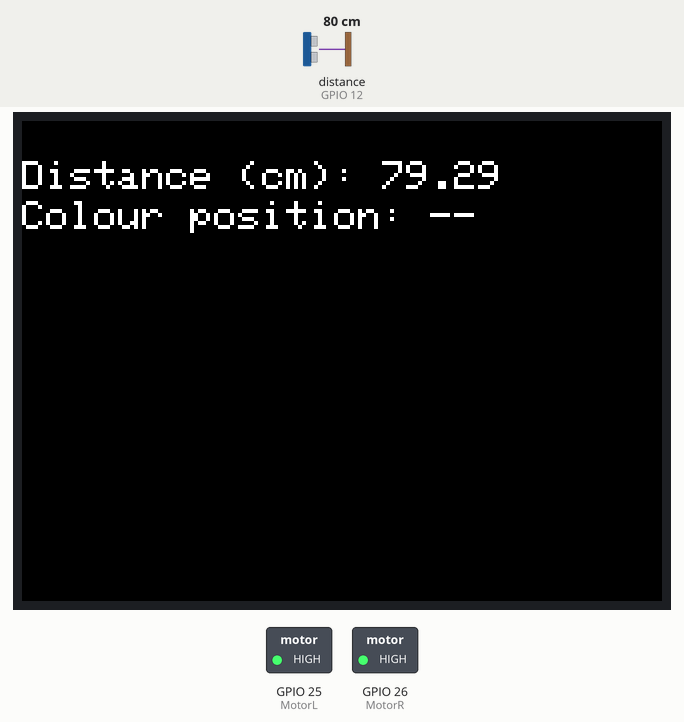
This sketch was run on a simulated ESP32. Parts: 320×240 colour display, switched loads named in the sketch (green lamp = pin HIGH). Wiring (inferred from the names in the program): ultrasonic range finder: trigger GPIO 13; echo GPIO 12. The test bench sets the inputs (shaded band); at power-on: distance to the obstacle (sensor on GPIO 12) 80 cm. The echo pulse lasts 58.3 µs per cm; WiFi joins after 1.5 s; servers stay silent unless stated; pins used as bus, display or sensor lines are not drawn; what the sketch prints to the serial monitor is not drawn.

Above: at 2.9 s.
3.0 s: distance to the obstacle (sensor on GPIO 12) set to 55 cm
At 3.9 s:
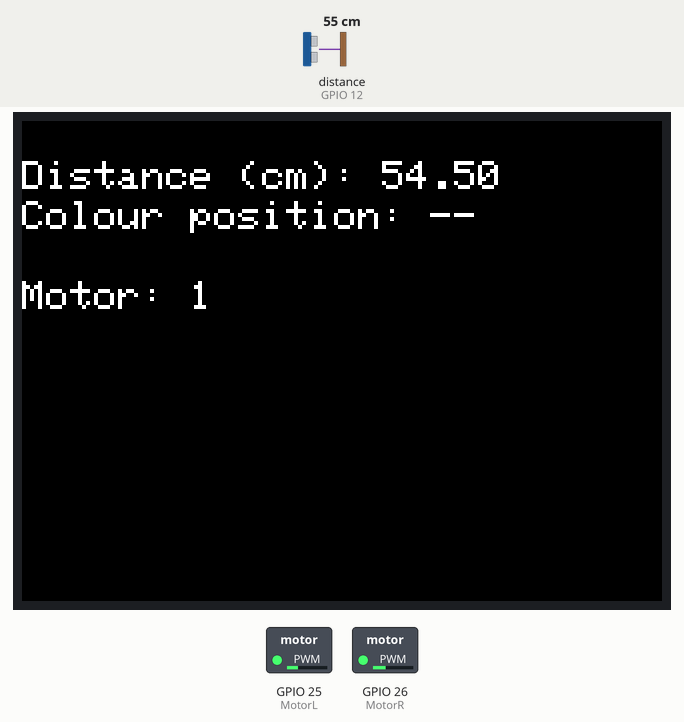
4.8 s: distance to the obstacle (sensor on GPIO 12) set to 48 cm
At 5.9 s:
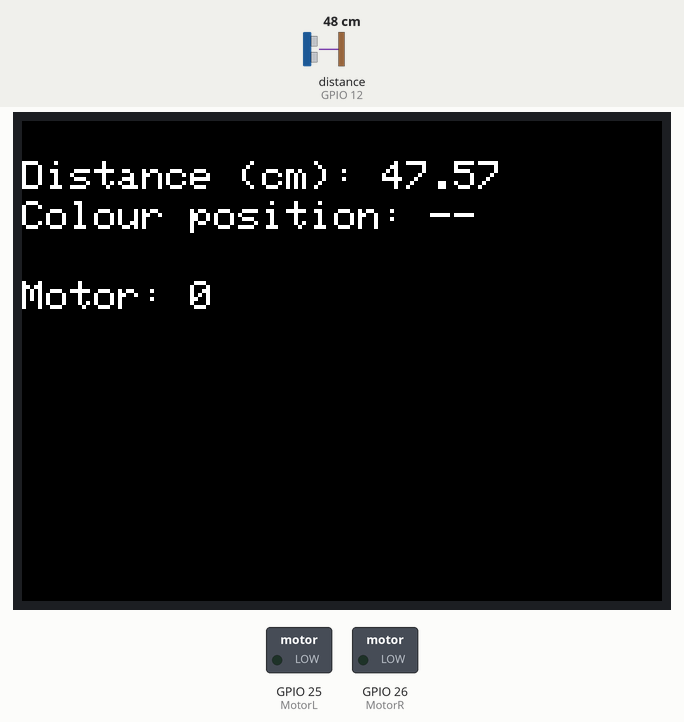
8.9 s: distance to the obstacle (sensor on GPIO 12) set to 60 cm
At 9.8 s:
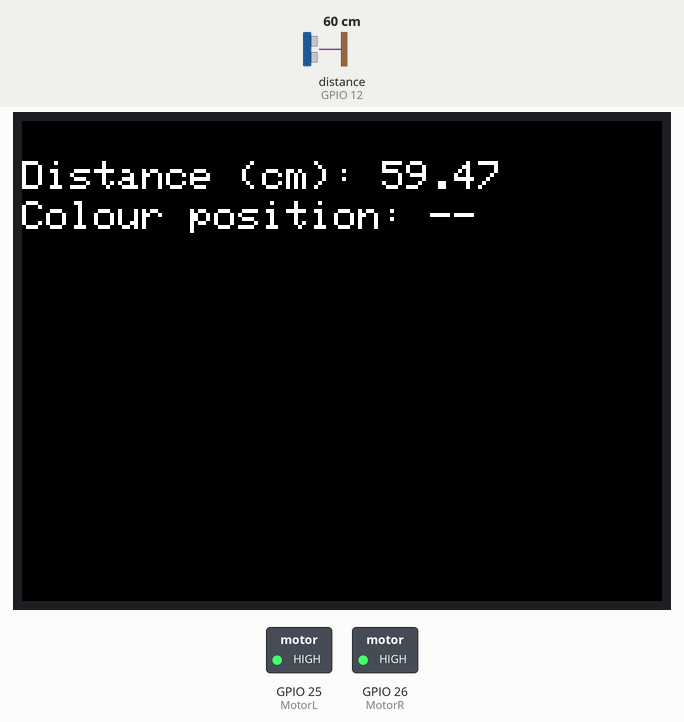
Timing chart, 0 to 11.9 s (numbered marks = the images above; inputs shaded):
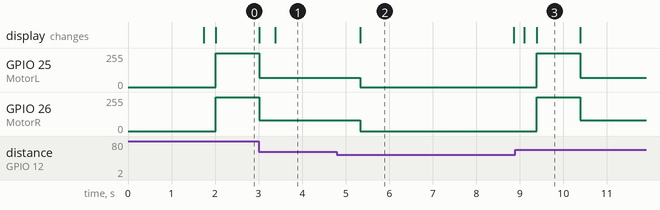

Measured:
- the behaviour switches between 51 and 50 cm on distance to the obstacle (sensor on GPIO 12) (found by bisection; images 1 and 2)
- after the input at 3.0 s, the display: first differs from a run without the input after 0.38 s (image 1)
- after the input at 4.8 s, GPIO 25 (MotorL): 70/255 → 0/255 after 0.53 s; GPIO 26 (MotorR): 80/255 → 0/255 after 0.53 s; the display: changes after 0.53 s (image 2)
- after the input at 8.9 s, GPIO 25 (MotorL): 0/255 → 255/255 after 0.49 s, → 70/255 1.0 s later; GPIO 26 (MotorR): 0/255 → 255/255 after 0.49 s, → 80/255 1.0 s later; the display: first differs from a run without the input after 0.49 s (image 3)
- what the display in image 2 shows lasts 3.6 s, from 5.3 s to 8.9 s
- what the display in image 3 shows lasts 1.0 s, from 9.4 s to 10.4 s

The sketch:

esp32View_motor.ino
```cpp
// (licence header left out)
#include <WiFi.h>
#include <HTTPClient.h>
#include <TFT_eSPI.h>

TFT_eSPI tft = TFT_eSPI();

int MotorL = 25;
int MotorR = 26;
bool motorStarted = false;

const char* ssid = "camerateam32z";
const char* password = "per78dym69";

String pos;

const char* serverNameCam = "http://192.168.4.1/camera";

unsigned long previousMillis = 0;
const long interval = 1000;

int trigPin = 13;
int echoPin = 12;

#define SOUND_SPEED 0.034

long traveltime;
float distanceCm;

int test = 0;

unsigned long previousMicros = 0;

HTTPClient http;

void setup() {
  Serial.begin(115200);
  tft.init();
  tft.setRotation(1);
  tft.fillScreen(TFT_BLACK);
  tft.setTextSize(2);
  tft.setTextColor(TFT_WHITE);

  //Motor setup
  ledcSetup(0, 500, 8);
  ledcAttachPin(MotorL, 0);

  ledcSetup(1, 500, 8);
  ledcAttachPin(MotorR, 1);

  //Sensor setup
  pinMode(trigPin, OUTPUT);
  pinMode(echoPin, INPUT);

  // Connect to Wi-Fi network with SSID and password
  WiFi.begin(ssid, password);
  Serial.println("Connecting");
  while(WiFi.status() != WL_CONNECTED) {
    delay(500);
    Serial.print(".");
  }
  Serial.println("");
  Serial.print("Connected to WiFi network with IP Address: ");
  Serial.println(WiFi.localIP());
  tft.setCursor(0, 0);
  tft.print("Wifi connected");
  http.setReuse(true);
}

void loop() {
  unsigned long currentMillis = millis();
  if(currentMillis - previousMillis >= interval) {
    getSensor();
    if(WiFi.status()== WL_CONNECTED ){
      pos = httpGETRequest(serverNameCam);
      Serial.println("Position: " + pos);
      // save the last HTTP GET Request
      previousMillis = currentMillis;
    }
    else {
      Serial.println("WiFi Disconnected");
    }
  }

  //Clear screen
  tft.fillScreen(TFT_BLACK);

  tft.setCursor(0, 20);
  tft.print("Distance (cm): ");
  tft.println(distanceCm);

  tft.setCursor(0, 40);
  tft.print("Colour position: ");
  tft.println(pos);

  if (int(distanceCm <= 50)){
    //Stop motor
    ledcWrite(0, 0);
    ledcWrite(1, 0);
    motorStarted = false;
  }
  else {
    if (pos.toInt() != -1) {
      //start the motor with high pwm
      if(!motorStarted) {
        startMotor();
      }
      if (pos.toInt() >= 220) {
        //Turn right
        ledcWrite(0, 80);
        ledcWrite(1, 70);
      }
      else if (pos.toInt() <= 100) {
        //Turn left
        ledcWrite(0, 70);
        ledcWrite(1, 80);
      }
      else {
        //Forward
        ledcWrite(0, 70);
        ledcWrite(1, 70);
      }
    }
    else {
      motorStarted = false;
      ledcWrite(0, 0);
      ledcWrite(1, 0);
    }
  }
  tft.setCursor(0, 80);
  tft.print("Motor: ");
  tft.println(motorStarted);
}

String httpGETRequest(const char* serverName) {
  WiFiClient client;

  http.begin(client, serverName);

  // Send HTTP POST request
  int httpResponseCode = http.GET();

  String payload = "--";

  if (httpResponseCode>0) {
    Serial.print("HTTP Response code: ");
    Serial.println(httpResponseCode);
    payload = http.getString();
  }
  else {
    Serial.print("Error code: ");
    Serial.println(httpResponseCode);
  }
  // Free resources
  http.end();

  return payload;
}

void startMotor() {
  motorStarted = true;
  ledcWrite(0, 255);
  ledcWrite(1, 255);
  delay(1000);
}

void getSensor() {
  digitalWrite(trigPin, LOW);
  delayMicroseconds(2);
  digitalWrite(trigPin, HIGH);
  delayMicroseconds(10);
  digitalWrite(trigPin, LOW);

  //get the sound wave travel time
  traveltime = pulseIn(echoPin, HIGH);

  distanceCm = traveltime/2 * SOUND_SPEED;
}
```
